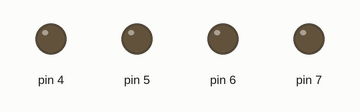
This sketch was run on a simulated Arduino Uno, built with avr-gcc and run on an emulated ATmega328P. On the bench: output pins drawn as LEDs (lit = HIGH).

Above: at 0.5 s.
At 1.7 s:
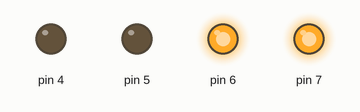
At 2.5 s:
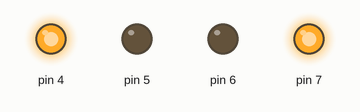
At 3.9 s:
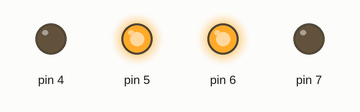
At 6.1 s:
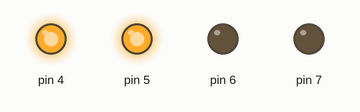
Timing chart, 0 to 6.9 s (numbered marks = the images above):
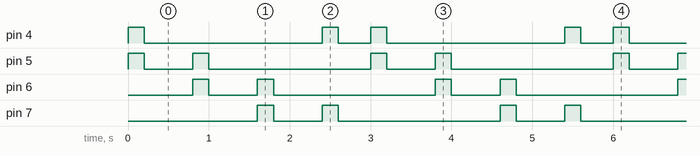

The sketch:

dual_led_chaser.ino
```cpp
void setup()
{
  for(int i=4;i<=7;i++)
  {
  pinMode(i, OUTPUT);
}
}

void loop()
{
  for(int i=4;i<=7;i++)
  {
  if(i!=7)
  {
  digitalWrite(i, HIGH);
  digitalWrite(i+1, HIGH);
  delay(200);
    {
    for(int i=4;i<=7;i++)
    {digitalWrite(i,LOW);
    }
    delay(200);
  }

  }
  else
  digitalWrite(i,HIGH);
   digitalWrite(i-3,HIGH);
  delay(200);
    {
    for(int i=4;i<=7;i++)
    {digitalWrite(i,LOW);
    }
    delay(200);
  }

}
  {
    for(int i=4;i<=7;i++)
    {digitalWrite(i,LOW);
    }
    delay(200);
  }

}
```

Measured:
- by itself, pin 4: repeats every 3.0 s: LOW 2.2 s, HIGH 0.20 s, LOW 0.40 s, HIGH 0.20 s
- by itself, pin 5–7: repeats every 3.0 s: LOW 0.60 s, HIGH 0.20 s, LOW 2.0 s, HIGH 0.20 s
- by itself, everything shown: repeats every 3.0 s, in 8 steps
